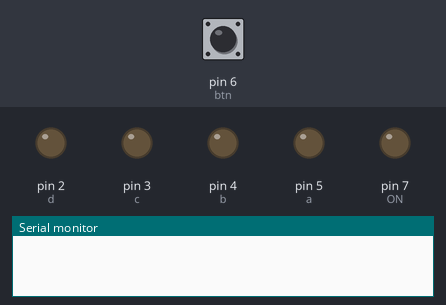
A sketch run on a simulated Arduino Uno, built with avr-gcc and run on an emulated ATmega328P. Shown: output pins drawn as LEDs (lit = HIGH), the last lines printed to the serial monitor. Dashed ring = blinking. The inputs (shaded band) are chosen by the test bench; at power-on: pin 6 (btn) LOW. Random numbers use the default seed unless the sketch sets one.

Above: at 1.2 s.
1.3 s: pin 6 (btn) pulled HIGH for 0.15 s
At 2.1 s:
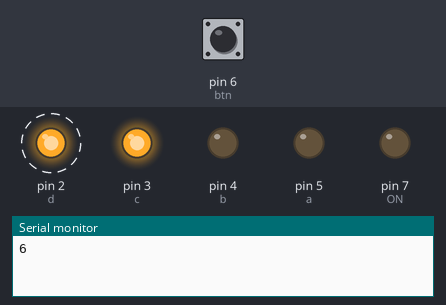
4.4 s: pin 6 (btn) pulled HIGH for 0.15 s
At 7.0 s:
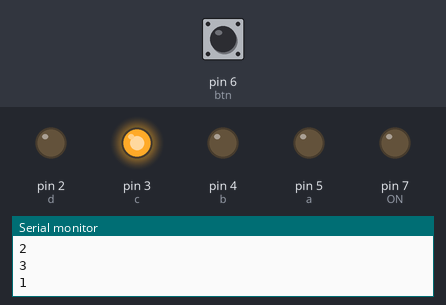
7.5 s: pin 6 (btn) pulled HIGH for 1 s
10.8 s: pin 6 (btn) pulled HIGH for 3.2 s
At 16.0 s:
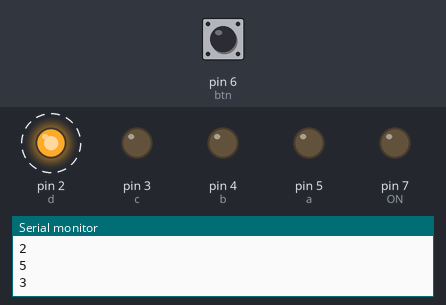
Timing chart, 0 to 16.5 s (numbered marks = the images above; inputs shaded):
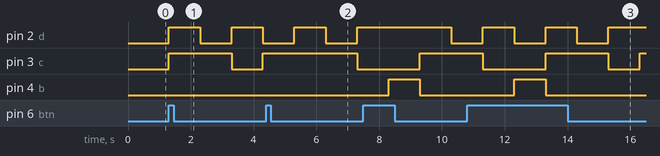

The sketch:

op1_code.ino
```cpp
/*
Het volgende script wordt gebruikt voor opdracht 1 en 2.
LET OP! Opdracht 1 en 2 moeten apart worden ingeleverd.
*/

int a = 5;
int b = 4;
int c = 3;
int d = 2;
int btn = 6;
int ON = 7;
bool S = 0;

long timer = 0;
int timerdelay = 1000;
int status = 0;
long randNumber;

void setup() {
	Serial.begin(9600);
	pinMode(a, OUTPUT);
	pinMode(b, OUTPUT);
	pinMode(c, OUTPUT);
	pinMode(d, OUTPUT);
	pinMode(btn, INPUT);
	pinMode(ON, OUTPUT);
	digitalWrite(ON, LOW);

	randomSeed(analogRead(0));
}

void loop() {
	while (digitalRead(btn) == HIGH && S == 0) {
		S = 1;
		status = 1;
	}
	randNumber = random(1, 7);
	if (millis() >= timer + timerdelay && S == 1) {
		timer = millis();
		if(randNumber == 1){
			EEN();
		}
		if(randNumber == 2){
			TWEE();
		}
		if(randNumber == 3){
			DRIE();
		}
		if(randNumber == 4){
			VIER();
		}
		if(randNumber == 5){
			VIJF();
		}
		if(randNumber == 6){
			ZES();
		}

		switch (status) {
			case 1:
				Serial.println(randNumber);
				DRIE();
				break;
			case 2:
				Serial.println(randNumber);
				TWEE();
				break;
			case 3:
				Serial.println(randNumber);
				EEN();
				break;
			case 4:
				Serial.println(randNumber);
				S = 0;
				break;

		}
		status++;
	}
}
void CLEAR() {
	digitalWrite(a, LOW);
	digitalWrite(b, LOW);
	digitalWrite(c, LOW);
	digitalWrite(d, LOW);
}
void EEN() {
	digitalWrite(a, LOW);
	digitalWrite(b, LOW);
	digitalWrite(c, LOW);
	digitalWrite(d, HIGH);
}

void TWEE() {
	digitalWrite(a, LOW);
	digitalWrite(b, LOW);
	digitalWrite(c, HIGH);
	digitalWrite(d, LOW);
}

void DRIE() {
	digitalWrite(a, LOW);
	digitalWrite(b, LOW);
	digitalWrite(c, HIGH);
	digitalWrite(d, HIGH);
}


void VIER() {
	digitalWrite(a, LOW);
	digitalWrite(b, HIGH);
	digitalWrite(c, LOW);
	digitalWrite(d, LOW);
}


void VIJF() {
	digitalWrite(a, LOW);
	digitalWrite(b, HIGH);
	digitalWrite(c, LOW);
	digitalWrite(d, HIGH);
}


void ZES() {
	digitalWrite(a, LOW);
	digitalWrite(b, HIGH);
	digitalWrite(c, HIGH);
	digitalWrite(d, LOW);
}
```

Measured:
- after the input at 1.3 s, pin 2 (d): alternates HIGH for 1.0 s and LOW for 1.0 s, starting at once; pin 3 (c): LOW → HIGH at once, → LOW 2.0 s later, → HIGH 1.0 s later
- after the input at 4.4 s, pin 2 (d): LOW → HIGH after 0.90 s, → LOW 1.0 s later, → HIGH 1.0 s later; pin 3 (c): HIGH → LOW after 2.9 s
- after the input at 10.8 s, pin 4 (b): LOW → HIGH after 1.5 s, → LOW 1.0 s later
